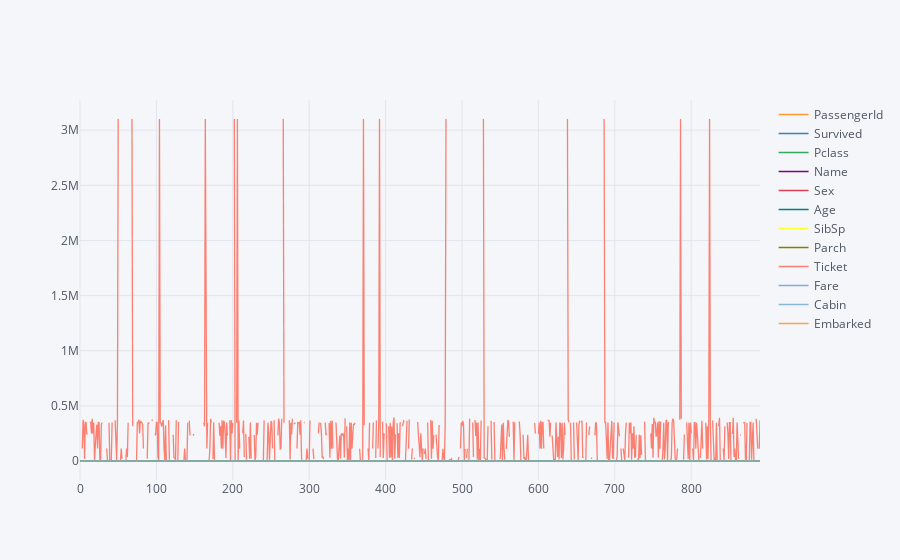

This figure's notebook cell:
### Markdown cell above
- **df.iplot() vs df.plot()**

### Code cell
df.iplot()

### Figure 1 — Plotly figure (JSON) as saved in the notebook; plotly's stock layout.template omitted (floating-point values rounded to 4 significant figures; data arrays with more than 128 entries replaced by an {"elided": "..."} marker saying what was removed)
{"data": [{"line": {"color": "rgba(255, 153, 51, 1.0)", "dash": "solid", "shape": "linear", "width": 1.3}, "mode": "lines", "name": "PassengerId", "text": "", "type": "scatter", "uid": "25272cda-d1ab-4430-87bb-e27f4fe75d0e", "x": {"elided": "891 int values"}, "y": {"elided": "891 int values"}}, {"line": {"color": "rgba(55, 128, 191, 1.0)", "dash": "solid", "shape": "linear", "width": 1.3}, "mode": "lines", "name": "Survived", "text": "", "type": "scatter", "uid": "984c5dc5-3d3b-4e98-aba7-5dee0e94e034", "x": {"elided": "891 int values"}, "y": {"elided": "891 int values"}}, {"line": {"color": "rgba(50, 171, 96, 1.0)", "dash": "solid", "shape": "linear", "width": 1.3}, "mode": "lines", "name": "Pclass", "text": "", "type": "scatter", "uid": "51959494-e8c9-4e06-a3bb-84884a7ad5a2", "x": {"elided": "891 int values"}, "y": {"elided": "891 int values"}}, {"line": {"color": "rgba(128, 0, 128, 1.0)", "dash": "solid", "shape": "linear", "width": 1.3}, "mode": "lines", "name": "Name", "text": "", "type": "scatter", "uid": "4b2a3d5c-fff9-4c8c-9b94-a2afd68009e5", "x": {"elided": "891 int values"}, "y": {"elided": "891 str values"}}, {"line": {"color": "rgba(219, 64, 82, 1.0)", "dash": "solid", "shape": "linear", "width": 1.3}, "mode": "lines", "name": "Sex", "text": "", "type": "scatter", "uid": "715271a6-ca4c-4dbb-9c1c-18bdc73bd6fd", "x": {"elided": "891 int values"}, "y": {"elided": "891 str values"}}, {"line": {"color": "rgba(0, 128, 128, 1.0)", "dash": "solid", "shape": "linear", "width": 1.3}, "mode": "lines", "name": "Age", "text": "", "type": "scatter", "uid": "959a89b8-5865-493a-ba1c-915edb499fef", "x": {"elided": "891 int values"}, "y": {"elided": "891 mixed values"}}, {"line": {"color": "rgba(255, 255, 51, 1.0)", "dash": "solid", "shape": "linear", "width": 1.3}, "mode": "lines", "name": "SibSp", "text": "", "type": "scatter", "uid": "56a00d0c-27e2-4ea8-bde7-7b20aba4b88b", "x": {"elided": "891 int values"}, "y": {"elided": "891 int values"}}, {"line": {"color": "rgba(128, 128, 0, 1.0)", "dash": "solid", "shape": "linear", "width": 1.3}, "mode": "lines", "name": "Parch", "text": "", "type": "scatter", "uid": "5a5bd942-23a5-45d8-835d-e468576ba51a", "x": {"elided": "891 int values"}, "y": {"elided": "891 int values"}}, {"line": {"color": "rgba(251, 128, 114, 1.0)", "dash": "solid", "shape": "linear", "width": 1.3}, "mode": "lines", "name": "Ticket", "text": "", "type": "scatter", "uid": "540d3dfa-96e0-4d75-8d4b-72f0e6bf6cea", "x": {"elided": "891 int values"}, "y": {"elided": "891 str values"}}, {"line": {"color": "rgba(128, 177, 211, 1.0)", "dash": "solid", "shape": "linear", "width": 1.3}, "mode": "lines", "name": "Fare", "text": "", "type": "scatter", "uid": "88604d37-138c-40a3-ba82-03e50277652d", "x": {"elided": "891 int values"}, "y": {"elided": "891 float values"}}, {"line": {"color": "rgba(128, 177, 211, 0.8999999999999999)", "dash": "solid", "shape": "linear", "width": 1.3}, "mode": "lines", "name": "Cabin", "text": "", "type": "scatter", "uid": "2161d63c-5035-47d4-b668-8e92cc13f978", "x": {"elided": "891 int values"}, "y": {"elided": "891 str values"}}, {"line": {"color": "rgba(255, 153, 51, 0.8999999999999999)", "dash": "solid", "shape": "linear", "width": 1.3}, "mode": "lines", "name": "Embarked", "text": "", "type": "scatter", "uid": "c3abdd07-e4ab-4f62-b26d-02d0c5328993", "x": {"elided": "891 int values"}, "y": {"elided": "891 str values"}}], "layout": {"legend": {"bgcolor": "#F5F6F9", "font": {"color": "#4D5663"}}, "paper_bgcolor": "#F5F6F9", "plot_bgcolor": "#F5F6F9", "title": {"font": {"color": "#4D5663"}}, "xaxis": {"gridcolor": "#E1E5ED", "showgrid": true, "tickfont": {"color": "#4D5663"}, "title": {"font": {"color": "#4D5663"}, "text": ""}, "zerolinecolor": "#E1E5ED"}, "yaxis": {"gridcolor": "#E1E5ED", "showgrid": true, "tickfont": {"color": "#4D5663"}, "title": {"font": {"color": "#4D5663"}, "text": ""}, "zerolinecolor": "#E1E5ED"}}}
